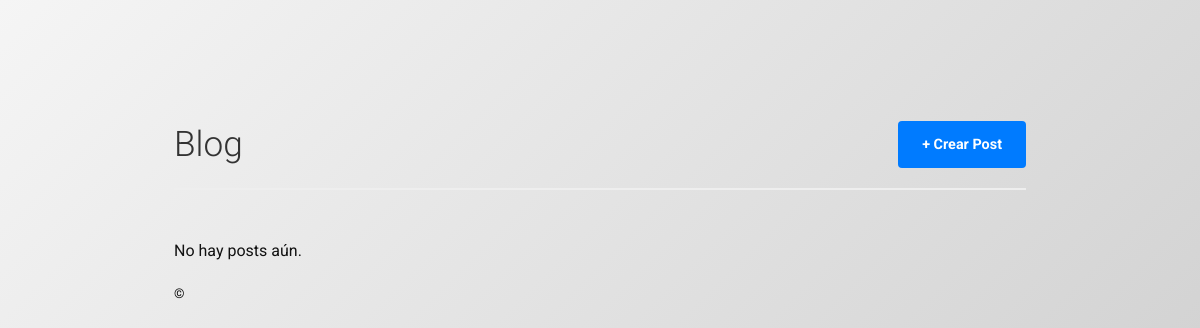
/blog/, run on an earlier commit of the app's database.
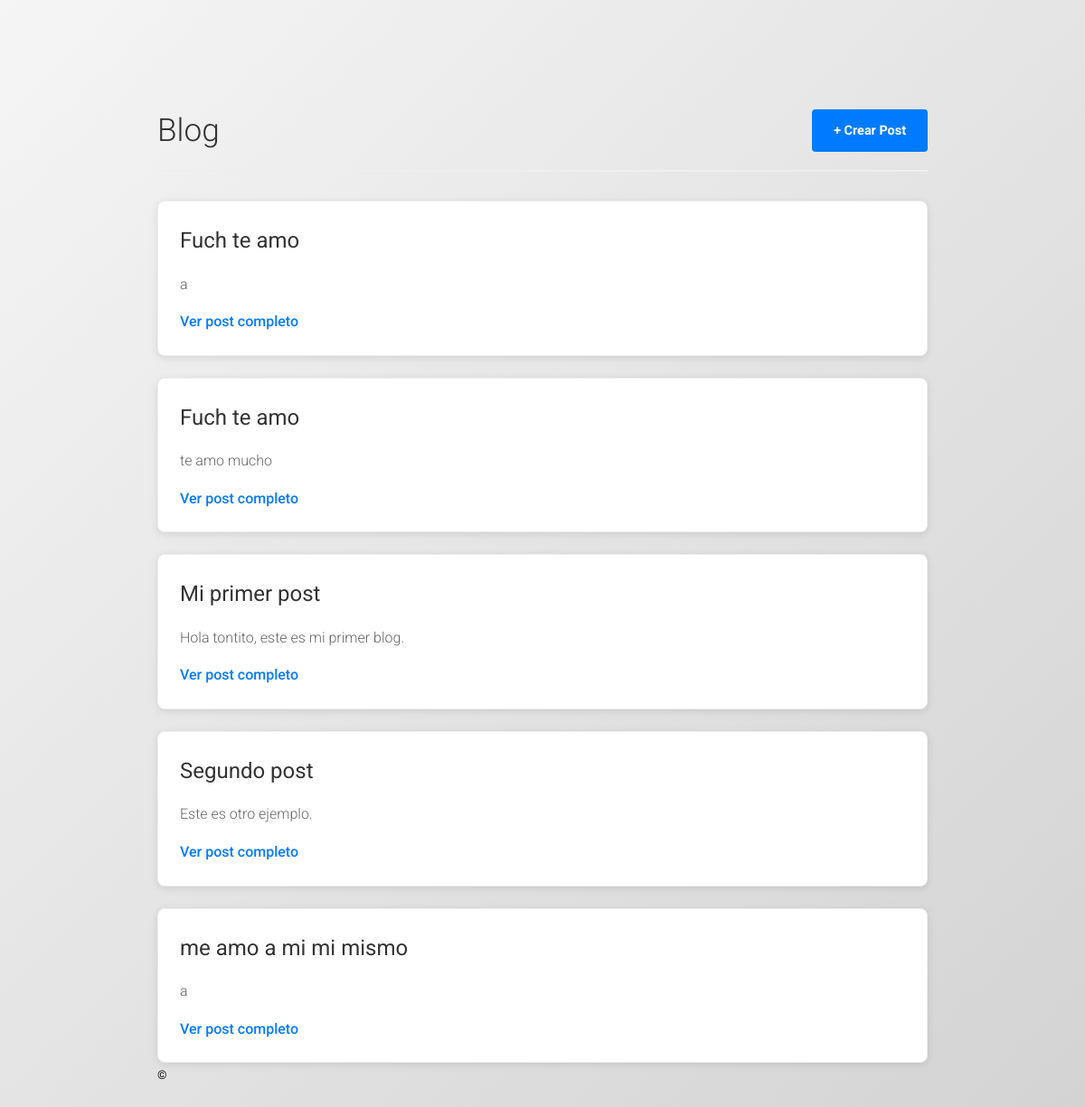
And on a later commit of the database.
### blog/models.py (models this page shows, shortened)
class Post(models.Model):
    titulo = models.CharField(max_length=200)
    contenido = models.TextField()
    imagen = models.ImageField(upload_to='posts/', blank=True, null=True)
    creado = models.DateTimeField(default=timezone.now)

### blog/views.py (the view)
# urls.py: path('', views.post_list, name='post_list'),
def post_list(request):
    posts = Post.objects.order_by('-creado')
    return render(request, 'blog/post_list.html', {'posts': posts})

### blog/templates/blog/post_list.html (shortened to what this page needs)
{% extends "blog/base_blog.html" %}
{% block content %}
<div class="blog-header-actions">
    <h1>Blog</h1>
    <a href="{% url 'crear_post' %}" class="btn-crear-post">+ Crear Post</a>
</div>
<div class="blog-posts">
    {% for post in posts %}
    <div class="post">
        <h3>{{ post.titulo }}</h3>
        <p>{{ post.contenido|truncatewords:30 }}</p>
        <a href="{% url 'post_detail' post.pk %}">Ver post completo </a>
    </div>
    {% empty %}
        <p>No hay posts aún.</p>
    {% endfor %}
</div>
{% endblock %}

### blog/templates/blog/base_blog.html (shortened to what this page needs)
{% load static %}
<!DOCTYPE html>
<html lang="es">
<head>
    <link rel="stylesheet" href="{% static 'blog/css/blog.css' %}?v={{ timestamp|default:'1' }}">
</head>
<body class="blog-page">
    <main class="blog-container">
        {% block content %}{% endblock %}
    </main>
    <footer class="blog-footer">
        <small>&copy;</small>
    </footer>
</body>
</html>

### blog/static/blog/css/blog.css (style rules this page uses)
:root { --color-bg: #fff; --color-text: #111; --color-accent: #222; --color-btn: #fff; --color-btn-bg: #222; --color-btn-hover: #fff; --color-btn-bg-hover: #444; --color-border: #222; --color-gradient: linear-gradient(135deg, #f5f5f5 0%, #d3d3d3 100%); }
body, input, textarea, select, button { font-family: 'Roboto', sans-serif; color: var(--color-text); background: var(--color-gradient); line-height: 1.6; margin: 0; padding: 0; box-sizing: border-box; }
.blog-page { max-width: 900px; margin: 0 auto; padding: 6em 1.5em 2em 1.5em; }
.blog-header-actions { display: flex; justify-content: space-between; align-items: center; margin-bottom: 2rem; border-bottom: 2px solid #eee; padding-bottom: 1rem; }
.blog-header-actions h1 { font-weight: 300; font-size: 2.2rem; color: var(--color-accent); margin: 0; }
.btn-crear-post { background: var(--color-btn-bg); color: var(--color-btn); padding: 0.7rem 1.4rem; border-radius: 6px; text-decoration: none; font-weight: 500; transition: background 0.2s; }
.blog-posts { display: flex; flex-direction: column; gap: 1.5rem; }
.post { background: var(--color-bg); border: 1px solid #eee; border-radius: 8px; padding: 1.5rem; box-shadow: 0 2px 8px rgba(0,0,0,0.05); transition: transform 0.2s, box-shadow 0.2s; cursor: pointer; }
.post h3 { font-weight: 400; font-size: 1.5rem; margin-bottom: 0.7rem; color: var(--color-accent); }
.post p { font-weight: 300; color: #555; line-height: 1.5; }

### blog/templates/blog/post_list.html (style rules this page uses)
.blog-header-actions { display: flex; justify-content: space-between; align-items: center; margin-bottom: 2rem; padding-bottom: 1rem; border-bottom: 2px solid #eee; }
.blog-header-actions h1 { margin: 0; color: #333; }
.btn-crear-post { background-color: #007bff; color: white; padding: 0.75rem 1.5rem; text-decoration: none; border-radius: 4px; font-weight: bold; transition: background-color 0.3s; font-size: 0.9rem; }
.blog-posts { display: grid; gap: 1.5rem; }
.post { background: white; padding: 1.5rem; border-radius: 8px; box-shadow: 0 2px 8px rgba(0,0,0,0.1); transition: transform 0.2s, box-shadow 0.2s; }
.post h3 { margin-top: 0; margin-bottom: 1rem; color: #333; }
.post p { color: #666; line-height: 1.6; margin-bottom: 1rem; }
.post a { color: #007bff; text-decoration: none; font-weight: 500; }

What changed in the data, as far as the page shows it:
added Post: titulo "Fuch te amo", contenido "a"
added Post: titulo "Fuch te amo", contenido "te amo mucho"
added Post: titulo "Mi primer post", contenido "Hola tontito, este es mi primer blog."
added Post: titulo "Segundo post", contenido "Este es otro ejemplo."
added Post: titulo "me amo a mi mi mismo", contenido "a"
Also different on the page:
text no longer shown: "No hay posts aún."
